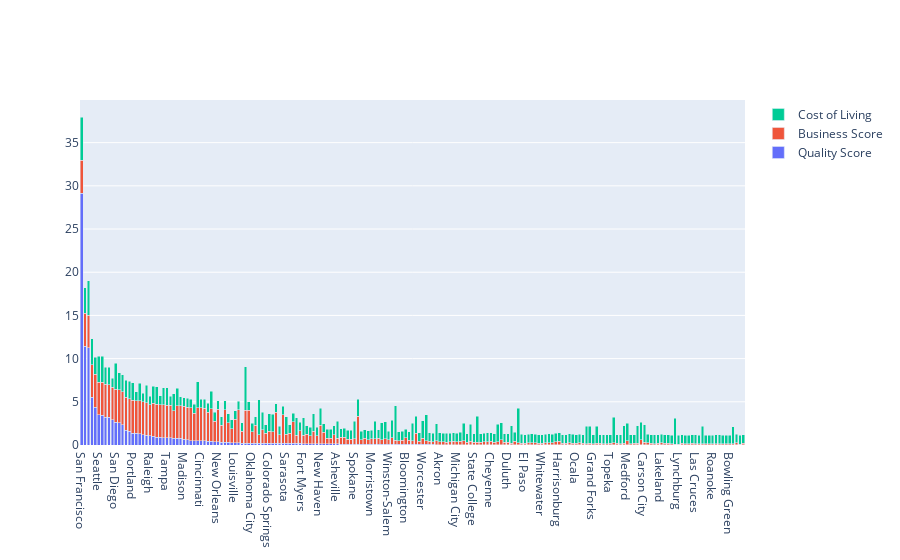

Notebook code for this chart:
### Code cell
k_df_bsb = k_df2.sort_values(by=['Cost of Living Index'], ascending = False)
fig = go.Figure(data=[
    go.Bar(name='Quality Score',x=k_df2['City'],y=k_df2['quatity score']),
    go.Bar(name='Business Score',x=k_df2['City'],y=k_df2['business score']),
    go.Bar(name='Cost of Living',x=k_df2['City'],y=k_df2['Bucket'])
])
# Change the bar mode
fig.update_layout(barmode='stack')
fig.show()

### Figure 1 — Plotly figure (JSON) as saved in the notebook; plotly's stock layout.template omitted (floating-point values rounded to 4 significant figures; data arrays with more than 128 entries replaced by an {"elided": "..."} marker saying what was removed)
{"data": [{"name": "Quality Score", "type": "bar", "x": {"elided": "195 str values"}, "y": {"elided": "195 float values"}}, {"name": "Business Score", "type": "bar", "x": {"elided": "195 str values"}, "y": {"elided": "195 float values"}}, {"name": "Cost of Living", "type": "bar", "x": {"elided": "195 str values"}, "y": {"elided": "195 int values"}}], "layout": {"barmode": "stack"}}
